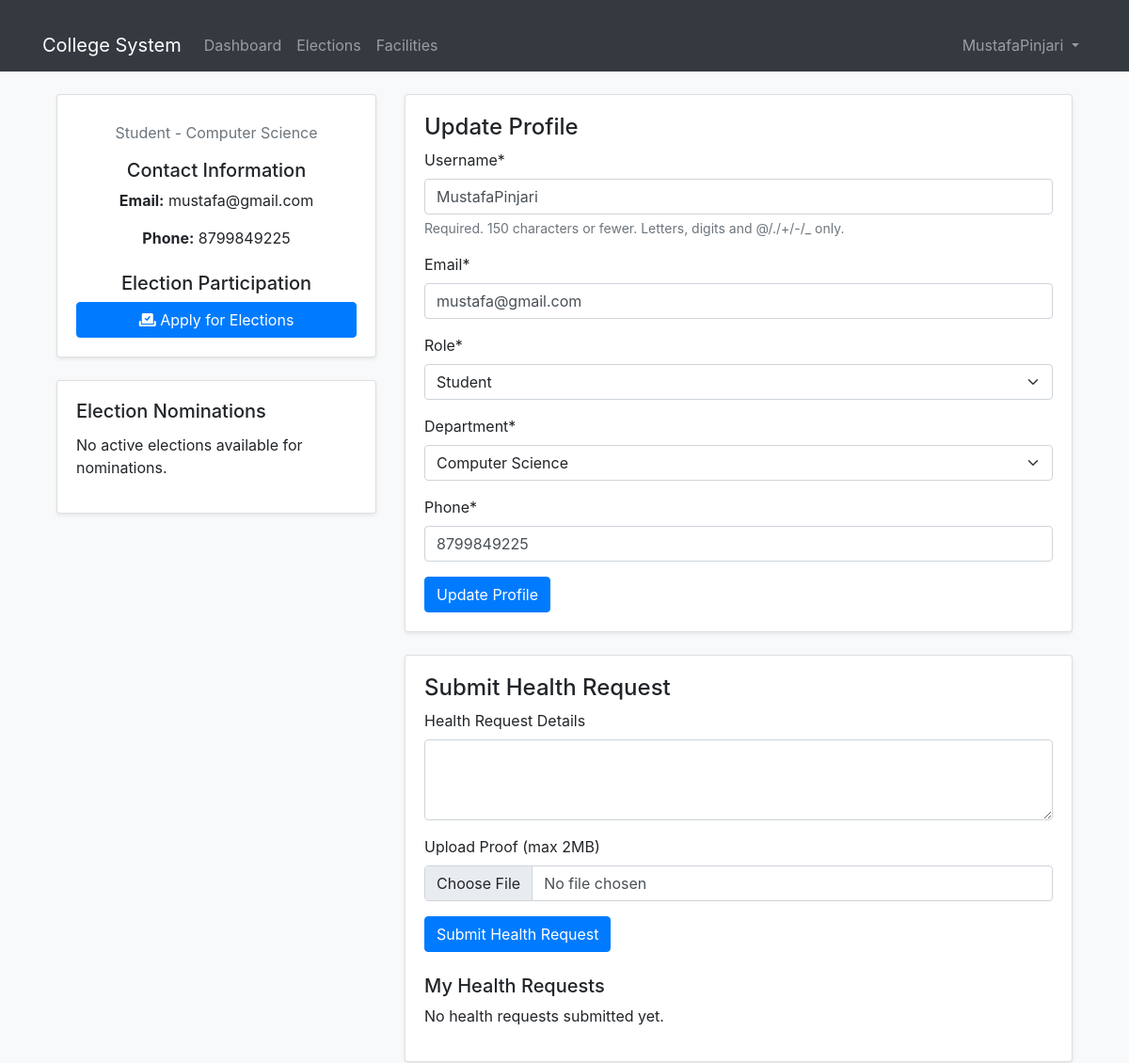
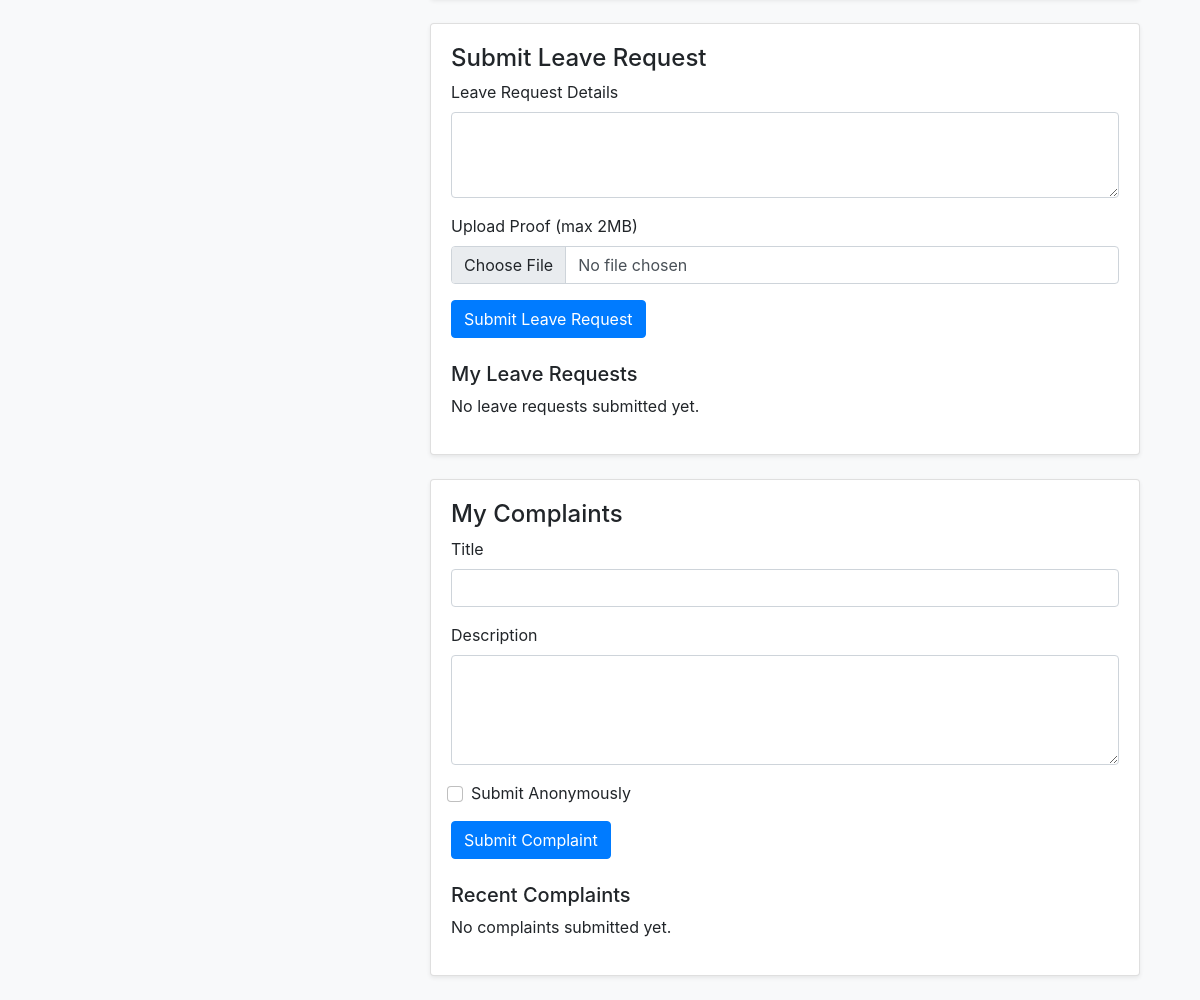
The app's page /profile/ (signed in) with its own data (2 pictures, top to bottom).
### accounts/models.py (models this page shows, shortened)
class User(AbstractUser):
    ROLES = (
        ('student', 'Student'),
        ('faculty', 'Faculty'),
        ('admin', 'Administrator'),
        ('staff', 'Staff')  # Added staff role
    )
    DEPARTMENTS = (
        ('cs', 'Computer Science'),
        ('it', 'Information Technology'),
        ('ec', 'Electronics & Communication'),
        ('me', 'Mechanical Engineering'),
        ('ce', 'Civil Engineering'),
        ('admin', 'Administration')
    )
    role = models.CharField(max_length=20, choices=ROLES)
    department = models.CharField(max_length=100, choices=DEPARTMENTS)
    student_id = models.CharField(max_length=20, blank=True, null=True)
    phone = models.CharField(max_length=15)
    profile_picture = models.ImageField(upload_to='profile_pics/', blank=True, null=True)
    bio = models.TextField(max_length=500, blank=True)
    date_of_birth = models.DateField(null=True, blank=True)
    address = models.TextField(blank=True)
    emergency_contact = models.CharField(max_length=15, blank=True)
    linkedin_profile = models.URLField(max_length=200, blank=True)
    github_profile = models.URLField(max_length=200, blank=True)
    groups = models.ManyToManyField(
        'auth.Group',
        related_name='custom_user_set',
        blank=True,
        help_text='The groups this user belongs to.',
        verbose_name='groups',
    )
    user_permissions = models.ManyToManyField(
        'auth.Permission',
        related_name='custom_user_set',
        blank=True,
        help_text='Specific permissions for this user.',
        verbose_name='user permissions',
    )
    health_requests = models.TextField(blank=True)  # Field to store health requests
    leave_requests = models.TextField(blank=True)    # Field to store leave requests
    class Meta:
        permissions = [
            ("can_view_dashboard", "Can view dashboard"),
            ("can_manage_elections", "Can manage elections"),
            ("can_manage_facilities", "Can manage facilities"),
            ("can_handle_complaints", "Can handle complaints"),
        ]

### accounts/views.py (the view)
# urls.py: path('profile/', views.profile, name='profile'),
@login_required
def profile(request):
    if request.method == 'POST':
        form = UserUpdateForm(request.POST, request.FILES, instance=request.user)
        health_form = HealthRequestForm(request.POST, instance=request.user)
        leave_form = LeaveRequestForm(request.POST, instance=request.user)
        if form.is_valid():
            form.save()
            messages.success(request, 'Your profile has been updated!')
        if health_form.is_valid():
            health_form.save()
            messages.success(request, 'Health request submitted successfully!')
        if leave_form.is_valid():
            leave_form.save()
            messages.success(request, 'Leave request submitted successfully!')
        return redirect('accounts:profile')
    else:
        form = UserUpdateForm(instance=request.user)
        health_form = HealthRequestForm(instance=request.user)
        leave_form = LeaveRequestForm(instance=request.user)
    active_elections = Election.objects.filter(
        is_active=True,
        nomination_end_date__gte=timezone.now()
    ).order_by('nomination_end_date')
    user_nominations = {
        nom.election_id: nom
        for nom in Nomination.objects.filter(user=request.user)
    }
    complaints = Complaint.objects.filter(user=request.user)
    context = {
        'form': form,
        'health_form': health_form,
        'leave_form': leave_form,
        'recent_activities': get_user_activities(request.user),
        'active_elections': active_elections,
        'user_nominations': user_nominations,
        'complaints': complaints,
    }
    return render(request, 'accounts/profile.html', context)

### accounts/forms.py
class UserUpdateForm(forms.ModelForm):
    email = forms.EmailField()
    class Meta:
        model = User
        fields = ['username', 'email', 'role', 'department', 'phone']

class HealthRequestForm(forms.ModelForm):
    class Meta:
        model = User
        fields = ['health_requests']  # Assuming health_requests is a text field

### accounts/views.py (called while the page is built)
def get_user_activities(user):
    activities = []
    try:
        from elections.models import Vote
        activities.extend(Election.objects.filter(vote__user=user).distinct().order_by('-created_at')[:5])
    except (ImportError, AttributeError):
        pass
    try:
        activities.extend(Complaint.objects.filter(user=user).order_by('-created_at')[:5])
    except Exception:
        pass
    try:
        activities.extend(Booking.objects.filter(user=user).order_by('-created_at')[:5])
    except Exception:
        pass
    valid_activities = [a for a in activities if hasattr(a, 'created_at')]
    return sorted(valid_activities, key=lambda x: x.created_at, reverse=True)[:10]

### accounts/templates/accounts/profile.html (shortened to what this page needs)
{% extends 'base.html' %}
{% load crispy_forms_tags %}
{% load election_tags %}
{% block content %}
<div class="container mt-4">
    <div class="row">
        <div class="col-md-4">
            <div class="card mb-4 shadow-sm">
                <div class="card-body text-center">
                    <p class="text-muted">{{ user.get_role_display }} - {{ user.get_department_display }}</p>
                    <div class="mt-3">
                        <h5>Contact Information</h5>
                        <p><strong>Email:</strong> {{ user.email }}</p>
                        <p><strong>Phone:</strong> {{ user.phone }}</p>
                    </div>
                    {% if user.role == 'student' %}
                        <div class="mt-4">
                            <h5>Election Participation</h5>
                            <a href="{% url 'elections:list' %}" class="btn btn-primary btn-block w-100">
                                <i class="fas fa-vote-yea"></i> Apply for Elections
                            </a>
                        </div>
                    {% endif %}
                </div>
            </div>
            {% if user.role == 'student' %}
            <div class="card mb-4 shadow-sm">
                <div class="card-body">
                    <h5 class="card-title">Election Nominations</h5>
                    {% if active_elections %}
                        <div class="list-group">
                        {% for election in active_elections %}
                            {% if election.is_nomination_open %}
                                <div class="list-group-item">
                                    <h6>{{ election.title }}</h6>
                                    <p class="text-muted small">Nominations close: {{ election.nomination_end_date|date:"M d, Y" }}</p>
                                    {% if election.id in user_nominations %}
                                        <span class="badge bg-{{ user_nominations|get_item:election.id|get_status_color }}">
                                            {{ user_nominations|get_item:election.id|get_status_display }}
                                        </span>
                                    {% else %}
                                        <a href="{% url 'elections:submit_nomination' election.id %}" class="btn btn-primary btn-sm">Apply Now</a>
                                    {% endif %}
                                </div>
                            {% endif %}
                        {% endfor %}
                        </div>
                    {% else %}
                        <p>No active elections available for nominations.</p>
                    {% endif %}
                </div>
            </div>
            {% endif %}
        </div>
        <div class="col-md-8">
            <div class="card mb-4 shadow-sm">
                <div class="card-body">
                    <h4>Update Profile</h4>
                    <form method="post" enctype="multipart/form-data">
                        {{ form|crispy }}
                        <button type="submit" class="btn btn-primary">Update Profile</button>
                    </form>
                </div>
            </div>
            <div class="card mb-4 shadow-sm">
                <div class="card-body">
                    <h4>Submit Health Request</h4>
                    <form method="post" action="{% url 'accounts:submit_health_request' %}" enctype="multipart/form-data">
                        <div class="mb-3">
                            <label for="health_request" class="form-label">Health Request Details</label>
                            <textarea class="form-control" id="health_request" name="health_request" rows="3" required></textarea>
                        </div>
                        <div class="mb-3">
                            <label for="health_proof" class="form-label">Upload Proof (max 2MB)</label>
                            <input type="file" class="form-control" id="health_proof" name="health_proof" accept="image/*,application/pdf" required>
                        </div>
                        <button type="submit" class="btn btn-primary">Submit Health Request</button>
                    </form>
                    <h5 class="mt-4">My Health Requests</h5>
                    {% if user.health_requests %}
                        <p>{{ user.health_requests }}</p>
                    {% else %}
                        <p>No health requests submitted yet.</p>
                    {% endif %}
                </div>
            </div>
            <div class="card mb-4 shadow-sm">
                <div class="card-body">
                    <h4>Submit Leave Request</h4>
                    <form method="post" action="{% url 'accounts:submit_leave_request' %}" enctype="multipart/form-data">
                        <div class="mb-3">
                            <label for="leave_request" class="form-label">Leave Request Details</label>
                            <textarea class="form-control" id="leave_request" name="leave_request" rows="3" required></textarea>
                        </div>
                        <div class="mb-3">
                            <label for="leave_proof" class="form-label">Upload Proof (max 2MB)</label>
                            <input type="file" class="form-control" id="leave_proof" name="leave_proof" accept="image/*,application/pdf" required>
                        </div>
                        <button type="submit" class="btn btn-primary">Submit Leave Request</button>
                    </form>
                    <h5 class="mt-4">My Leave Requests</h5>
                    {% if user.leave_requests %}
                        <p>{{ user.leave_requests }}</p>
                    {% else %}
                        <p>No leave requests submitted yet.</p>
                    {% endif %}
                </div>
            </div>
            <div class="card mb-4 shadow-sm">
                <div class="card-body">
                    <h4>My Complaints</h4>
                    <form method="post" action="{% url 'complaints:submit_complaint' %}">
                        <div class="mb-3">
                            <label for="title" class="form-label">Title</label>
                            <input type="text" class="form-control" id="title" name="title" required>
                        </div>
                        <div class="mb-3">
                            <label for="description" class="form-label">Description</label>
                            <textarea class="form-control" id="description" name="description" rows="4" required></textarea>
                        </div>
                        <div class="form-check mb-3">
                            <input type="checkbox" class="form-check-input" id="is_anonymous" name="is_anonymous">
                            <label class="form-check-label" for="is_anonymous">Submit Anonymously</label>
                        </div>
                        <button type="submit" class="btn btn-primary">Submit Complaint</button>
                    </form>
                    <h5 class="mt-4">Recent Complaints</h5>
                    {% if complaints %}
                        <ul class="list-group">
                        {% for complaint in complaints %}
                            <li class="list-group-item">
                                <strong>{{ complaint.title }}</strong>
                                <span class="badge
                                    {% if complaint.status == 'approved' %}bg-success{% elif complaint.status == 'rejected' %}bg-danger{% else %}bg-warning{% endif %}">
                                    {{ complaint.status|capfirst }}
                                </span>
                                <p>{{ complaint.description }}</p>
                                <small class="text-muted">Created at: {{ complaint.created_at }}</small>
                            </li>
                        {% endfor %}
                        </ul>
                    {% else %}
                        <p>No complaints submitted yet.</p>
                    {% endif %}
                </div>
            </div>
        </div>
    </div>
</div>
{% endblock %}

### templates/base.html (shortened to what this page needs)
{% load static %}
<!DOCTYPE html>
<html lang="en">
<head>
    <link href="https://cdn.jsdelivr.net/npm/bootstrap@5.1.3/dist/css/bootstrap.min.css" rel="stylesheet">
    <link href="https://stackpath.bootstrapcdn.com/bootstrap/4.5.2/css/bootstrap.min.css" rel="stylesheet">
    <link rel="stylesheet" href="{% static 'css/styles.css' %}">
    <link rel="stylesheet" href="https://cdnjs.cloudflare.com/ajax/libs/font-awesome/6.0.0-beta3/css/all.min.css">
    <link rel="stylesheet" href="https://cdnjs.cloudflare.com/ajax/libs/sweetalert/1.1.3/sweetalert.min.css">
</head>
<body>
    <nav class="navbar navbar-expand-lg navbar-dark bg-dark">
        <div class="container">
            <a class="navbar-brand" href="{% url 'accounts:dashboard' %}">College System</a>
            <div class="collapse navbar-collapse" id="navbarNav">
                {% if user.is_authenticated %}
                    <ul class="navbar-nav me-auto">
                        <li class="nav-item">
                            <a class="nav-link" href="{% url 'accounts:dashboard' %}">Dashboard</a>
                        </li>
                        <li class="nav-item">
                            <a class="nav-link" href="{% url 'elections:list' %}">Elections</a>
                        </li>
                        <li class="nav-item">
                            <a class="nav-link" href="{% url 'facilities:facility_list' %}">Facilities</a>
                        </li>
                    </ul>
                    <ul class="navbar-nav">
                        <li class="nav-item dropdown">
                            <a class="nav-link dropdown-toggle" href="#" id="navbarDropdown" role="button" data-bs-toggle="dropdown">
                                {{ user.get_full_name|default:user.username }}
                            </a>
                        </li>
                    </ul>
                {% endif %}
            </div>
        </div>
    </nav>
    <div class="container mt-4">
        {% block content %}{% endblock %}
    </div>
</body>
</html>

### static/css/styles.css (style rules this page uses)
body { background-color: #f8f9fa; }
.card { transition: transform 0.2s; }
.btn-primary { background-color: #007bff; border-color: #007bff; }
.container { margin-top: 20px; }

### records on screen
User: get_full_name "MustafaPinjari", role "Student", department "Computer Science", email "mustafa@gmail.com", phone "8799849225", username "MustafaPinjari"
